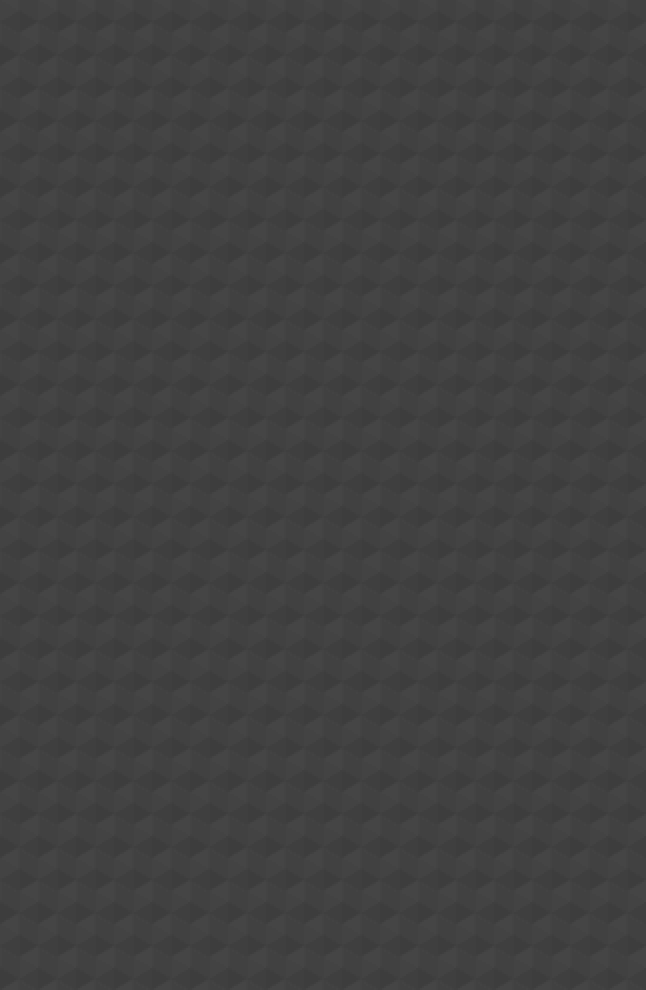

Below is a game level as drawn by its tile map, then a one-line description and the .tmx that defines it (tile-layer data replaced by summaries):
An orthogonal 17x15 tile map with 38x66 px tiles, 1 tile layer (Tile Layer 1).

<map version="1.0" orientation="orthogonal" width="17" height="15" tilewidth="38" tileheight="66">
 <tileset firstgid="1" name="hexabump-hd" tilewidth="38" tileheight="66">
  <image source="hexabump-hd.png" width="38" height="66" />
 </tileset>
 <layer name="Tile Layer 1" width="17" height="15">
  <data>[255 cells, 255 non-empty, 1 distinct tile ids]</data>
 </layer>
</map>
